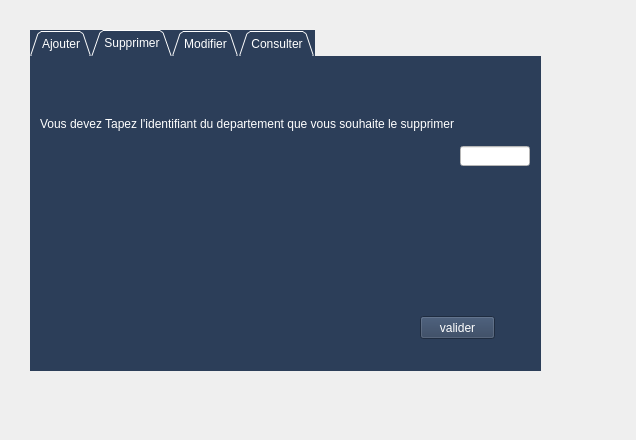
<?xml version="1.0" encoding="UTF-8"?>
<ui version="4.0">
 <class>Dialog_departement</class>
 <widget class="QDialog" name="Dialog_departement">
  <property name="geometry">
   <rect>
    <x>0</x>
    <y>0</y>
    <width>636</width>
    <height>440</height>
   </rect>
  </property>
  <property name="windowTitle">
   <string>Dialog</string>
  </property>
  <widget class="QTabWidget" name="tabWidget">
   <property name="geometry">
    <rect>
     <x>30</x>
     <y>30</y>
     <width>511</width>
     <height>341</height>
    </rect>
   </property>
   <property name="styleSheet">
    <string notr="true">background-color: rgb(44, 62, 89);
border-right-color: rgb(44, 62, 89);
border-color: rgb(44, 62, 89);
selection-background-color: rgb(255, 255, 255);
border-bottom-color: rgb(255, 255, 255);
border-bottom-color: rgb(44, 62, 89);
color: rgb(255, 255, 255);</string>
   </property>
   <property name="tabShape">
    <enum>QTabWidget::Triangular</enum>
   </property>
   <property name="currentIndex">
    <number>1</number>
   </property>
   <widget class="QWidget" name="tab_Ajouter">
    <attribute name="title">
     <string>Ajouter</string>
    </attribute>
    <widget class="QPushButton" name="pushButton_ajouter">
     <property name="geometry">
      <rect>
       <x>390</x>
       <y>260</y>
       <width>80</width>
       <height>23</height>
      </rect>
     </property>
     <property name="text">
      <string>Valider</string>
     </property>
    </widget>
    <widget class="QLabel" name="cod_Departement">
     <property name="geometry">
      <rect>
       <x>81</x>
       <y>87</y>
       <width>94</width>
       <height>16</height>
      </rect>
     </property>
     <property name="text">
      <string>Code Departement </string>
     </property>
    </widget>
    <widget class="QLabel" name="Libelle_Departement">
     <property name="geometry">
      <rect>
       <x>81</x>
       <y>119</y>
       <width>98</width>
       <height>16</height>
      </rect>
     </property>
     <property name="text">
      <string>Libelle Departement </string>
     </property>
    </widget>
    <widget class="QLabel" name="Identifiant_Departement">
     <property name="geometry">
      <rect>
       <x>80</x>
       <y>151</y>
       <width>110</width>
       <height>16</height>
      </rect>
     </property>
     <property name="text">
      <string>identifiant categorie</string>
     </property>
    </widget>
    <widget class="QLineEdit" name="lineEdit_Code">
     <property name="geometry">
      <rect>
       <x>185</x>
       <y>87</y>
       <width>133</width>
       <height>20</height>
      </rect>
     </property>
     <property name="styleSheet">
      <string notr="true">background-color: rgb(255, 255, 255);
color: rgb(0, 0, 0);</string>
     </property>
    </widget>
    <widget class="QLineEdit" name="lineEdit_Libelle">
     <property name="geometry">
      <rect>
       <x>185</x>
       <y>119</y>
       <width>133</width>
       <height>20</height>
      </rect>
     </property>
     <property name="styleSheet">
      <string notr="true">background-color: rgb(255, 255, 255);
color: rgb(0, 0, 0);</string>
     </property>
    </widget>
    <widget class="QLineEdit" name="lineEdit_ide">
     <property name="geometry">
      <rect>
       <x>185</x>
       <y>151</y>
       <width>133</width>
       <height>20</height>
      </rect>
     </property>
     <property name="styleSheet">
      <string notr="true">background-color: rgb(255, 255, 255);
color: rgb(0, 0, 0);</string>
     </property>
    </widget>
   </widget>
   <widget class="QWidget" name="tab_Supprimer">
    <attribute name="title">
     <string>Supprimer</string>
    </attribute>
    <widget class="QLabel" name="label_2">
     <property name="geometry">
      <rect>
       <x>10</x>
       <y>58</y>
       <width>460</width>
       <height>20</height>
      </rect>
     </property>
     <property name="styleSheet">
      <string notr="true">font: 10pt &quot;MS Shell Dlg 2&quot;;</string>
     </property>
     <property name="text">
      <string>Vous devez Tapez l'identifiant du departement que vous souhaite le supprimer</string>
     </property>
    </widget>
    <widget class="QLineEdit" name="lineEdit_ide_supp">
     <property name="geometry">
      <rect>
       <x>430</x>
       <y>90</y>
       <width>70</width>
       <height>20</height>
      </rect>
     </property>
     <property name="styleSheet">
      <string notr="true">background-color: rgb(255, 255, 255);
color: rgb(0, 0, 0);</string>
     </property>
    </widget>
    <widget class="QPushButton" name="pushButton_supprimer">
     <property name="geometry">
      <rect>
       <x>390</x>
       <y>260</y>
       <width>75</width>
       <height>23</height>
      </rect>
     </property>
     <property name="text">
      <string>valider</string>
     </property>
    </widget>
   </widget>
   <widget class="QWidget" name="tab_Modifer">
    <attribute name="title">
     <string>Modifier</string>
    </attribute>
    <widget class="QLabel" name="label">
     <property name="geometry">
      <rect>
       <x>12</x>
       <y>60</y>
       <width>440</width>
       <height>16</height>
      </rect>
     </property>
     <property name="styleSheet">
      <string notr="true">font: 10pt &quot;MS Shell Dlg 2&quot;;</string>
     </property>
     <property name="text">
      <string>Vous devez Tapez l'identifiant du departement que vous souhaite modifier</string>
     </property>
    </widget>
    <widget class="QLineEdit" name="lineEdit_Code_modifier2">
     <property name="geometry">
      <rect>
       <x>410</x>
       <y>80</y>
       <width>90</width>
       <height>20</height>
      </rect>
     </property>
     <property name="styleSheet">
      <string notr="true">background-color: rgb(255, 255, 255);
color: rgb(0, 0, 0);
</string>
     </property>
    </widget>
    <widget class="QPushButton" name="pushButton_modifier">
     <property name="geometry">
      <rect>
       <x>390</x>
       <y>260</y>
       <width>75</width>
       <height>23</height>
      </rect>
     </property>
     <property name="text">
      <string>Valider</string>
     </property>
    </widget>
    <widget class="QLineEdit" name="lineEdit_Libelle_modifier">
     <property name="geometry">
      <rect>
       <x>180</x>
       <y>162</y>
       <width>133</width>
       <height>20</height>
      </rect>
     </property>
     <property name="styleSheet">
      <string notr="true">background-color: rgb(255, 255, 255);
color: rgb(0, 0, 0);</string>
     </property>
    </widget>
    <widget class="QLabel" name="Identifiant_Departement_2">
     <property name="geometry">
      <rect>
       <x>76</x>
       <y>194</y>
       <width>100</width>
       <height>16</height>
      </rect>
     </property>
     <property name="text">
      <string>identifiant categorie</string>
     </property>
    </widget>
    <widget class="QLineEdit" name="lineEdit_ide_modifier">
     <property name="geometry">
      <rect>
       <x>180</x>
       <y>194</y>
       <width>133</width>
       <height>20</height>
      </rect>
     </property>
     <property name="styleSheet">
      <string notr="true">background-color: rgb(255, 255, 255);
color: rgb(0, 0, 0);</string>
     </property>
    </widget>
    <widget class="QLabel" name="Libelle_Departement_2">
     <property name="geometry">
      <rect>
       <x>76</x>
       <y>162</y>
       <width>98</width>
       <height>16</height>
      </rect>
     </property>
     <property name="text">
      <string>Libelle Departement </string>
     </property>
    </widget>
   </widget>
   <widget class="QWidget" name="tab_Consulter">
    <attribute name="title">
     <string>Consulter</string>
    </attribute>
    <widget class="QTableView" name="tabledepartement">
     <property name="geometry">
      <rect>
       <x>50</x>
       <y>30</y>
       <width>390</width>
       <height>180</height>
      </rect>
     </property>
     <property name="styleSheet">
      <string notr="true">background-color: rgb(255, 255, 255);
color: rgb(0, 0, 0);</string>
     </property>
    </widget>
   </widget>
  </widget>
 </widget>
 <resources/>
 <connections/>
</ui>
